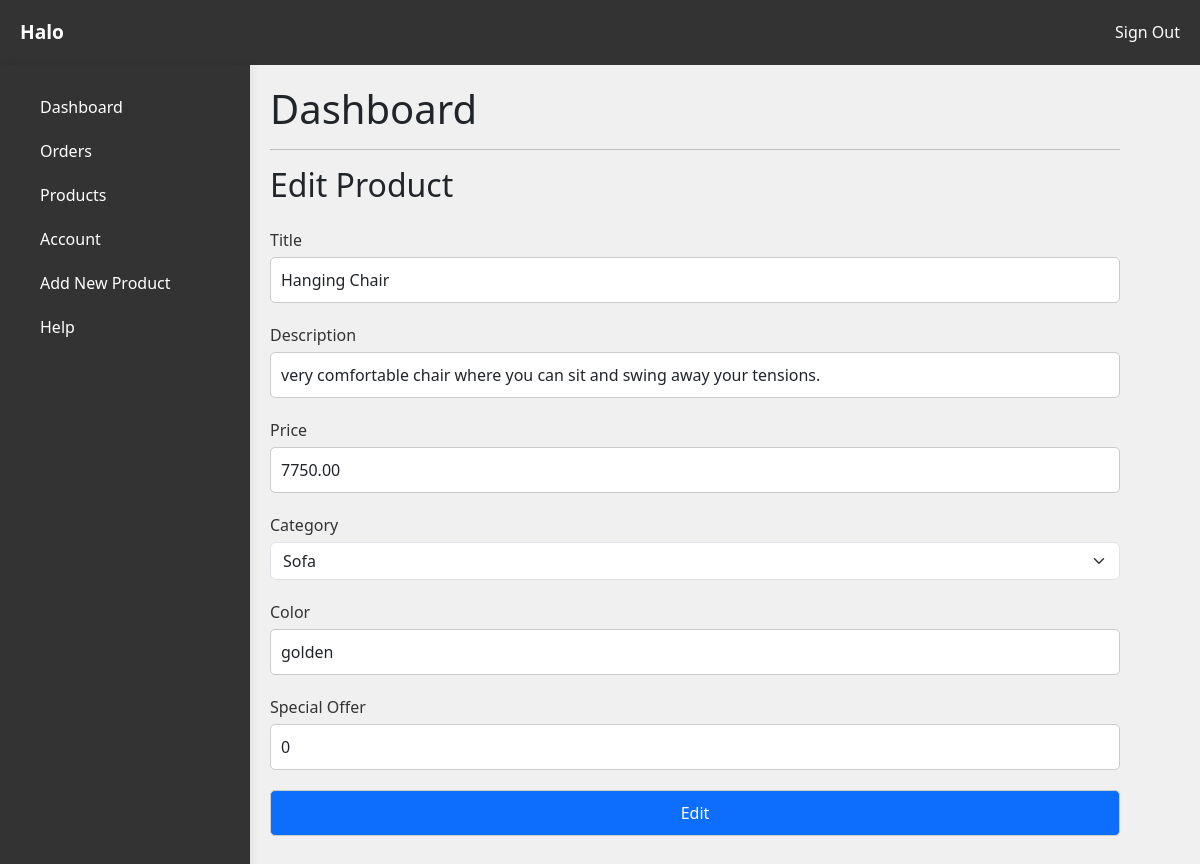
Screenshot of /admin/edit_product.php?product_id=11 with the database file from the repository.
### tables this page shows
CREATE TABLE `products` (
  `product_id` int(11) NOT NULL,
  `product_name` varchar(100) NOT NULL,
  `product_category` varchar(108) NOT NULL,
  `product_description` varchar(255) NOT NULL,
  `product_image` varchar(255) NOT NULL,
  `product_image2` varchar(255) DEFAULT NULL,
  `product_image3` varchar(255) DEFAULT NULL,
  `product_image4` varchar(255) DEFAULT NULL,
  `product_price` decimal(10,2) NOT NULL,
  `product_special_offer` int(2) DEFAULT NULL,
  `product_color` varchar(108) DEFAULT NULL
);

### admin/edit_product.php (the view, shortened to what this page needs)
<?php
include('header.php');
?>
<?php
if(isset($_GET['product_id'])){
    $product_id = $_GET['product_id'];
    $stmt = $conn->prepare("SELECT * FROM products WHERE product_id=?");
    $stmt->bind_param('i',$product_id);
    $stmt->execute();
    $products = $stmt->get_result();
}else if(isset($_POST['edit_btn'])){
    $product_id = $_POST['product_id'];
    $title = $_POST['title'];
    $description = $_POST['description'];
    $price = $_POST['price'];
    $offer = $_POST['offer'];
    $color = $_POST['color'];
    $category = $_POST['category'];
    $stmt = $conn->prepare("UPDATE products SET product_name=?, product_description=?, product_price=?,
                                   product_special_offer=?, product_color=?, product_category=? WHERE product_id=?");
    $stmt->bind_param('ssssssi',$title,$description,$price,$offer,$color,$category,$product_id);
   if($stmt->execute()){
    header('location: products.php?edit_success_message = Product has been updated successfully');
   }else{
    header('location: products.php?edit_failure_message = Error occured, try again');
   }
}else{
    header('location: products.php');
}
?>
<div class="container">
        <div class="sidebar">
            <?php include 'sidemenu.php'; ?>
        </div>
        <div class="content">
            <h1>Dashboard</h1>
            <hr>
            <h2>Edit Product</h2>
           <div class = "table-responsive">
                <div class = "mx-auto">
                    <form id="edit-form" method="POST" action="edit_product.php">
                        <div class="form-group mt-2">
                        <?php foreach($products as $product){ ?>
                            <label>Title</label>
                            <input type="text" class="form-control" name="title" value="<?php echo $product['product_name'] ?>" required id="product_name" placeholder="Title">
                        </div>
                        <div class="form-group mt-2">
                            <label>Description</label>
                            <input type="text" class="form-control" name="description" value="<?php echo $product['product_description'] ?>" required id="product_desc" placeholder="Description">
                        </div>
                        <div class="form-group mt-2">
                            <label>Price</label>
                            <input type="text" class="form-control" name="price" value="<?php echo $product['product_price'] ?>" required id="product_price" placeholder="Price">
                        </div>
                        <div class="form-group mt-2">
                            <label>Category</label>
                            <select name="category" class="form-select" required>
                                <option value="sofa">Sofa</option>
                            </select>
                        </div>
                        <div class="form-group mt-2">
                            <label>Color</label>
                            <input type="text" class="form-control" name="color" value="<?php echo $product['product_color'] ?>" required id="product_color" placeholder="Color">
                        </div>
                        <div class="form-group mt-2">
                            <label>Special Offer</label>
                            <input type="number" class="form-control" name="offer" value="<?php echo $product['product_special_offer'] ?>" required id="product-offer" placeholder="Sale%">
                        </div>
                        <?php } ?>
                        <div class="form-group mt-2">
                            <input type="submit" class="btn btn-primary" name="edit_btn"  value="Edit">
                        </div>
                    </form>
                </div>
           </div>
        </div>
    </div>
</body>
</html>

### admin/styles.css (style rules this page uses)
body { font-family: 'Segoe UI', Tahoma, Geneva, Verdana, sans-serif; margin: 0; padding: 0; background-color: #f0f0f0; }
.container { display: flex; position: absolute; left: 0; margin: 0; padding: 0; }
.sidebar { background-color: #333; width: 250px; min-height: 100vh; box-shadow: 0 0 10px rgba(0, 0, 0, 0.1); }
.content { flex: 1; padding: 20px; }
.form-group { margin-bottom: 20px; text-align: left; }
.form-group label { display: block; margin-bottom: 5px; color: #333; }
.form-group input { width: 100%; padding: 10px; border: 1px solid #ccc; border-radius: 5px; box-sizing: border-box; }

### rows the page displays
products: title "Hanging Chair", description "very comfortable chair where you can sit and swing away your tensions.", price "7750.00", color "golden", offer "0"
